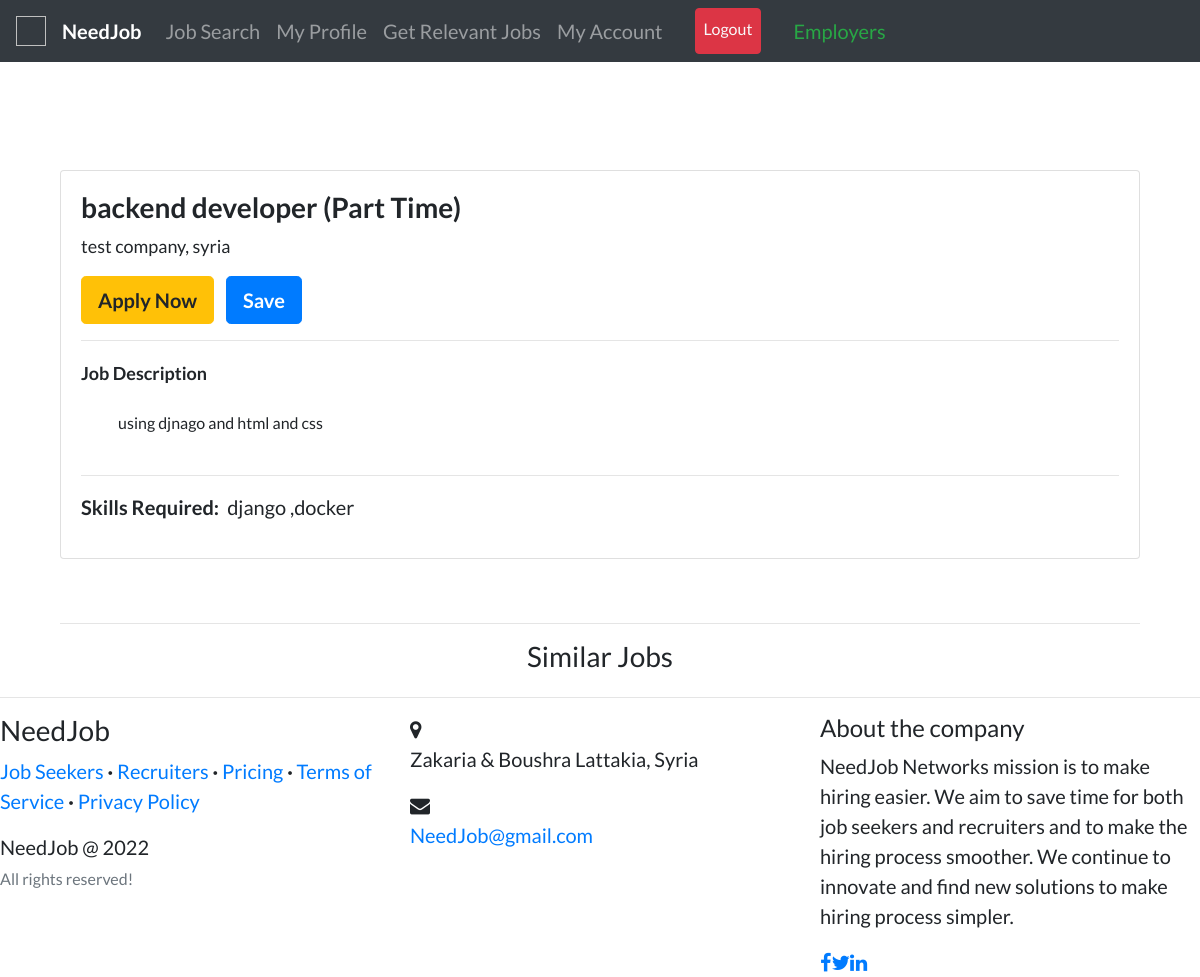
The app's page /job/backend-developer (signed in), older data.
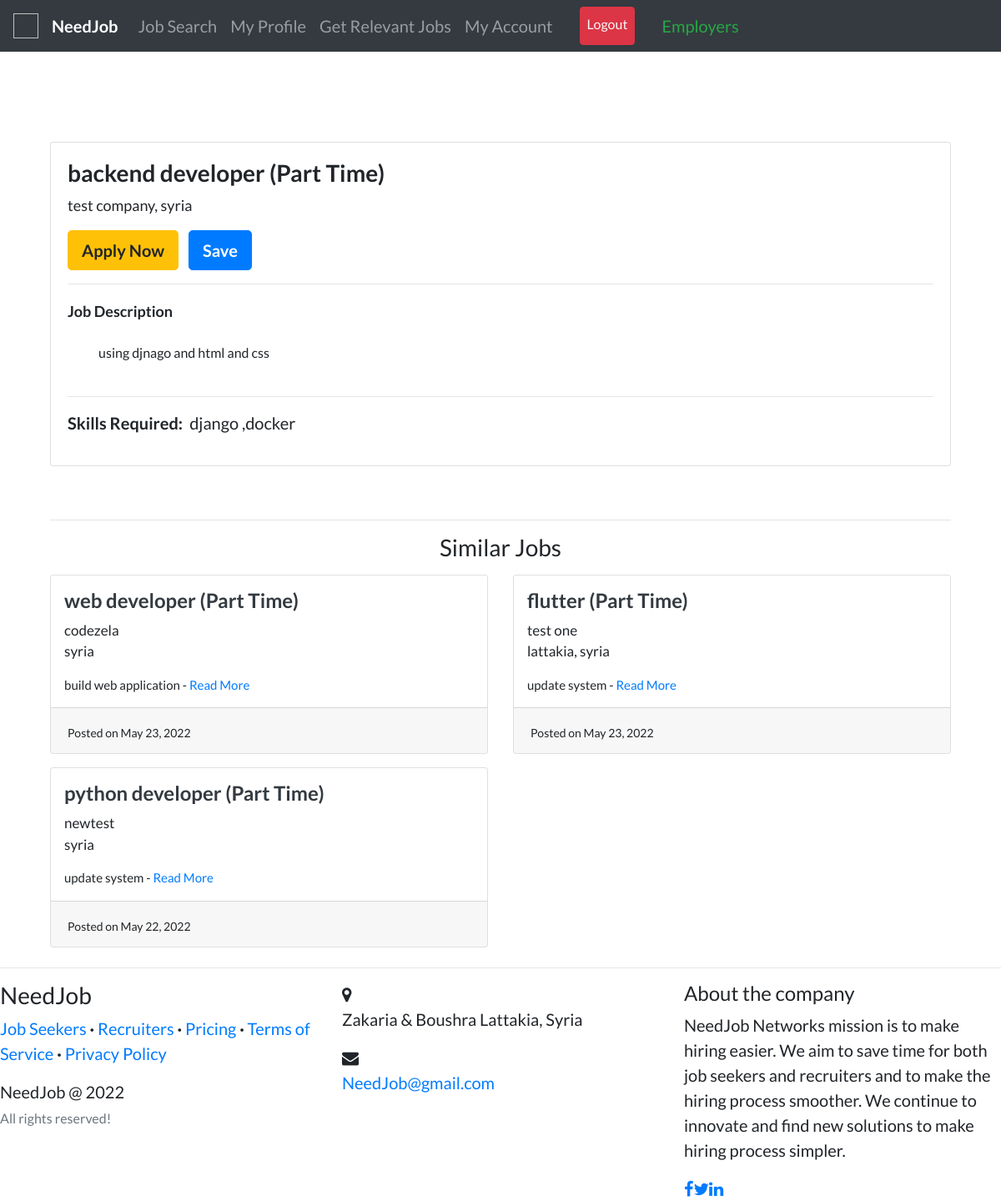
The same page, newer data.
### recruiters/models.py (models this page shows, shortened)
class Job(models.Model):
    recruiter = models.ForeignKey(
        User, related_name='jobs', on_delete=models.CASCADE)
    title = models.CharField(max_length=255)
    company = models.CharField(max_length=200)
    location = models.CharField(max_length=255)
    description = models.TextField()
    skills_req = models.CharField(max_length=200)
    job_type = models.CharField(
        max_length=30, choices=CHOICES, default='Full Time', null=True)
    link = models.URLField(null=True, blank=True)
    slug = AutoSlugField(populate_from='title', unique=True, null=True)
    date_posted = models.DateTimeField(default=timezone.now)

### candidates/views.py (the view)
# urls.py: path('job/<slug>', views.job_detail, name='job-detail'),
@login_required
def job_detail(request, slug):
    job = get_object_or_404(Job, slug=slug)
    apply_button = 0
    save_button = 0
    profile = Profile.objects.filter(user=request.user).first()
    if AppliedJobs.objects.filter(user=request.user).filter(job=job).exists():
        apply_button = 1
    if SavedJobs.objects.filter(user=request.user).filter(job=job).exists():
        save_button = 1
    relevant_jobs = []
    jobs1 = Job.objects.filter(
        company__icontains=job.company).order_by('-date_posted')
    jobs2 = Job.objects.filter(
        job_type__icontains=job.job_type).order_by('-date_posted')
    jobs3 = Job.objects.filter(
        title__icontains=job.title).order_by('-date_posted')
    for i in jobs1:
        if len(relevant_jobs) > 5:
            break
        if i not in relevant_jobs and i != job:
            relevant_jobs.append(i)
    for i in jobs2:
        if len(relevant_jobs) > 5:
            break
        if i not in relevant_jobs and i != job:
            relevant_jobs.append(i)
    for i in jobs3:
        if len(relevant_jobs) > 5:
            break
        if i not in relevant_jobs and i != job:
            relevant_jobs.append(i)
    return render(request, 'candidates/job_detail.html', {'job': job, 'profile': profile, 'apply_button': apply_button, 'save_button': save_button, 'relevant_jobs': relevant_jobs, 'candidate_navbar': 1})

### templates/candidates/job_detail.html
{% extends "accounts/layout.html" %} {% load static %} {% block content %}
<br /><br />
<div class="container">
  <div class="row">
    <div class="col-md-12">
      <div class="card card-signin my-5">
        <div class="card-body">
          <h3>
            <b>{{job.title}} ({{job.job_type}})</b>
          </h3>
          <p style="font-size: 18px">{{job.company}}, {{job.location}}</p>
          {% if job.link %}
          <a class="btn btn-warning btn-lg" href="{{job.link}}"
            ><b>Apply On Company's Website</b></a
          >
          {% else %} {% if not apply_button %} {% if profile.resume %}
          <a
            class="btn btn-warning btn-lg"
            href="{% url 'candidates:apply-job' job.slug %}"
            ><b>Apply Now</b></a
          >
          {%else %}
          <a class="btn btn-danger btn-lg" href="{% url 'candidates:edit-profile' %}"
            ><b>Add Resume to apply!</b></a
          >
          {%endif%} {% else %}
          <a class="btn btn-success btn-lg" href="{% url 'candidates:applied-jobs' %}"
            ><b>Applied!</b></a
          >
          {% endif %} {%endif%} {% if not save_button %}
          <a
            class="btn btn-primary btn-lg ml-2"
            href="{% url 'candidates:save-job' job.slug %}"
            ><b>Save</b></a
          >
          {% else %}
          <a
            class="btn btn-danger btn-lg ml-2"
            href="{% url 'candidates:remove-job' job.slug %}"
            ><b>Remove</b></a
          >
          {% endif %}
          <hr my-2 />
          <span style="font-size: 18px"><b>Job Description</b></span>
          <p style="white-space: pre-wrap; font-size: 16px">
            {{ job.description }}
          </p>
          <hr my-2 />
          <p><b class="mr-2">Skills Required:</b>{{job.skills_req}}</p>
        </div>
      </div>
    </div>
  </div>
  <hr my-1 />
  <h3 class="text-center">Similar Jobs</h3>
  <div class="row">
    {% for rel_job in relevant_jobs %}
    <div class="col-md-6">
      <div class="card card-signin my-2">
        <span class="ml-3 mt-3">
          <a href="{% url 'candidates:job-detail' rel_job.slug %}"
            ><h4 class="text-dark">
              <b>{{rel_job.title}} ({{rel_job.job_type}})</b>
            </h4></a
          >
          <p style="font-size: 17px">
            {{rel_job.company}}<br />{{rel_job.location}}
          </p>
          <p style="font-size: 15px">
            {{rel_job.description|truncatewords:30}} -
            <a href="{% url 'candidates:job-detail' rel_job.slug %}">Read More</a>
          </p>
        </span>
        <div class="card-footer">
          <span style="font-size: 14px"
            >Posted on {{rel_job.date_posted|date:"F d, Y"}}</span
          >
        </div>
      </div>
    </div>
    {% endfor %}
  </div>
</div>
{% endblock content %}

Row changes from the older to the newer data that the page shows:
added Job: title "web developer", job_type "Part Time", company "codezela", location "syria", description "build web application", date_posted "May 23, 2022"
added Job: title "flutter", job_type "Part Time", company "test one", location "lattakia, syria", description "update system", date_posted "May 23, 2022"
added Job: title "python developer", job_type "Part Time", company "newtest", location "syria", description "update system", date_posted "May 22, 2022"
